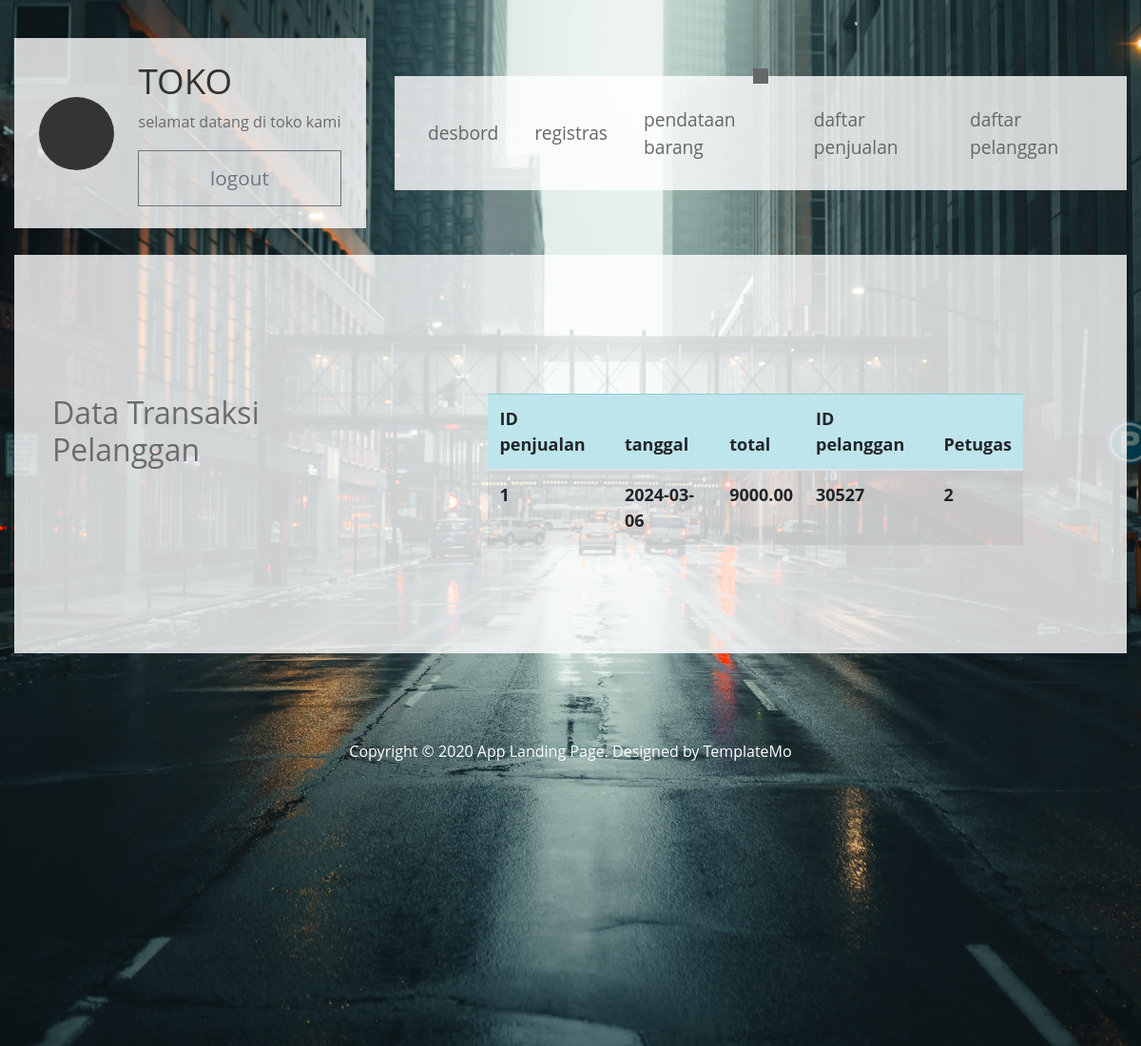
The app's page /administrator/penjualan_select.php (signed in) with its own data.
### tables this page shows
CREATE TABLE `tb_penjualan` (
  `id_penjualan` int(11) NOT NULL,
  `tgl_penjualan` date NOT NULL,
  `total` decimal(10,2) NOT NULL,
  `id_pelanggan` int(11) NOT NULL,
  `id_login` int(11) NOT NULL
);

### administrator/penjualan_select.php (the view, shortened to what this page needs)
<?php
    include('header.php');
    include('inavbar.php');
    ?>
    <section class="tm-bg-white-transparent tm-app-feature-box " id="section_2">
<div class="col-lg-15 col-15">
            <h2 class="mb-5">Data Transaksi Pelanggan </h2>
        </div>
        <div class="row m-5 ">
            <div class=" col-md-11 col-md-1 m-5 mb-lg-11 mb-md-0">
            <div class="featured-block d-flex justify-content-center align-items-center">
                    <table class="table table table-hover table-striped ">
                        <thead class="table-info">
                            <th>ID penjualan</th>
                            <th>tanggal</th>
                            <th>total</th>
                            <th>ID pelanggan</th>
                            <th >Petugas</th>
                        </thead>
                        <tbody class="table-group-divider">
                        <?php
    include "../config.php";
    $sql = mysqli_query($koneksi, 'SELECT * FROM tb_penjualan');
    foreach ($sql as $penjualan) {
    ?>
      <tr>
          <th><?= $penjualan['id_penjualan'] ?></th>
          <th><?= $penjualan['tgl_penjualan'] ?></th>
          <th><?= $penjualan['total'] ?></th>
          <th><?= $penjualan['id_pelanggan'] ?></th>
          <th><?= $penjualan['id_login'] ?></th>
        </tr>
    <?php } ?>
                        </tbody>
                    </table>
            </div>
        </div>
          </section>
<?php
include('footer.php');
?>

### css/templatemo-style.css (style rules this page uses)
html { scroll-behavior: smooth; }
body { font-family: "Open Sans", Arial, Helvetica, sans-serif; font-size: 18px; font-weight: 400; color: #6b6b6b; overflow-x: hidden; }
.tm-bg-white-transparent { background-color: rgba(255, 255, 255, 0.8); }
.tm-app-feature-box { display: flex; align-items: center; padding: 50px 40px; margin-bottom: 40px; }

### records on screen
tb_penjualan: id_penjualan "1", tgl_penjualan "2024-03-06", total "9000.00", id_pelanggan "30527", id_login "2"
